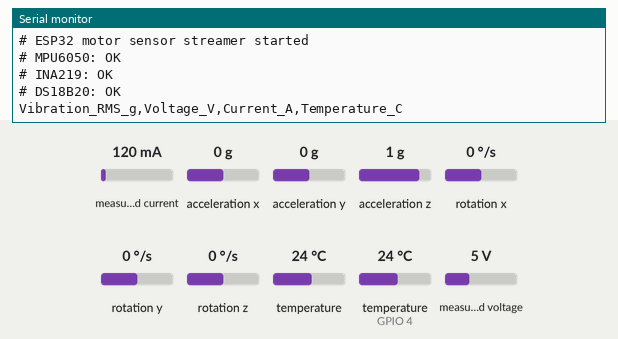
Bench run of a sketch on a simulated ESP32. Parts: the last lines printed to the serial monitor. The inputs (shaded band) are chosen by the test bench; at power-on: measured current 120 mA, temperature (sensor on GPIO 4) 24 °C, measured voltage 5 V, acceleration x 0 g, acceleration y 0 g, acceleration z 1 g, rotation x 0 °/s, rotation y 0 °/s, rotation z 0 °/s, temperature 24 °C.

Above: at 2.2 s.
2.3 s: measured current set to 40 mA
At 3.0 s:
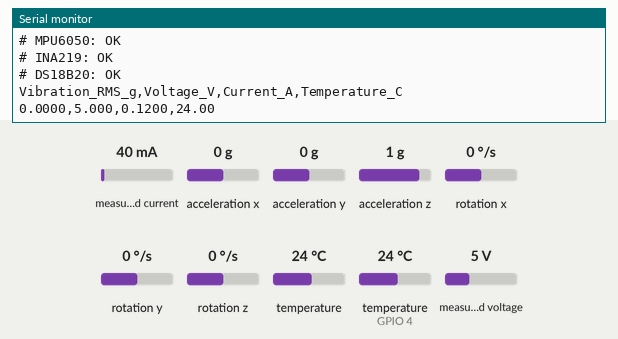
5.7 s: temperature (sensor on GPIO 4) set to 12 °C
At 6.9 s:
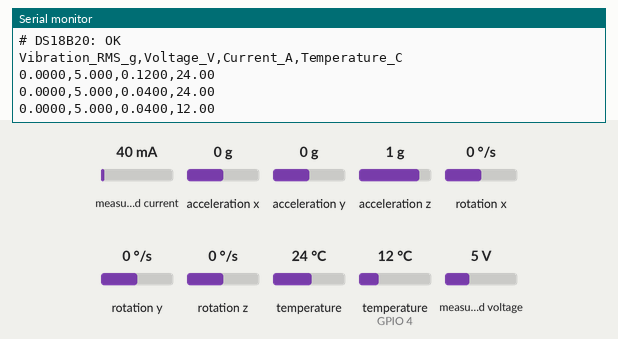
7.2 s: measured voltage set to 0.3 V
At 8.5 s:
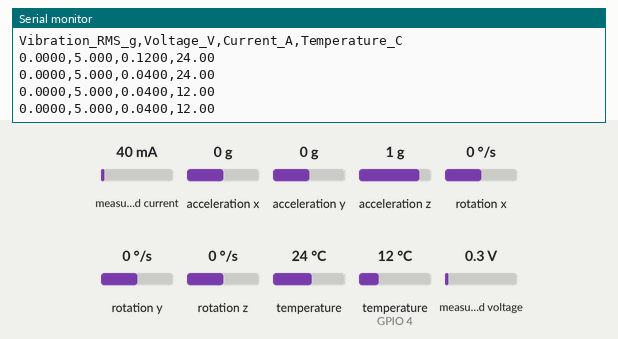
8.7 s: temperature (sensor on GPIO 4) set to 19 °C
At 10.0 s:
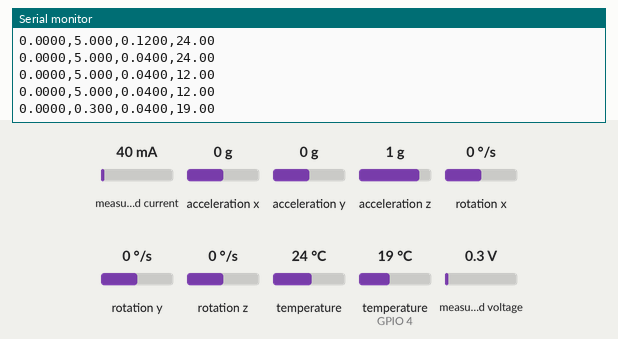
10.2 s: acceleration x set to -1.4 g
At 11.5 s:
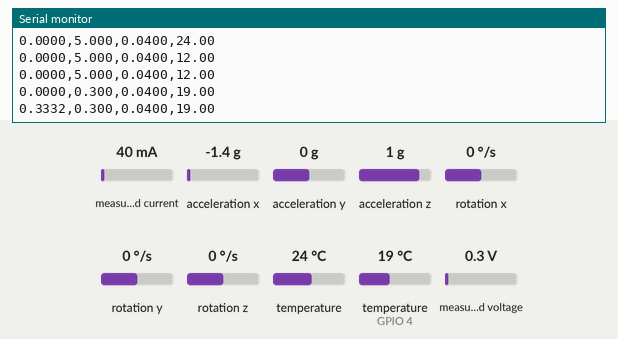
11.7 s: acceleration y set to -1.4 g
At 13.9 s:
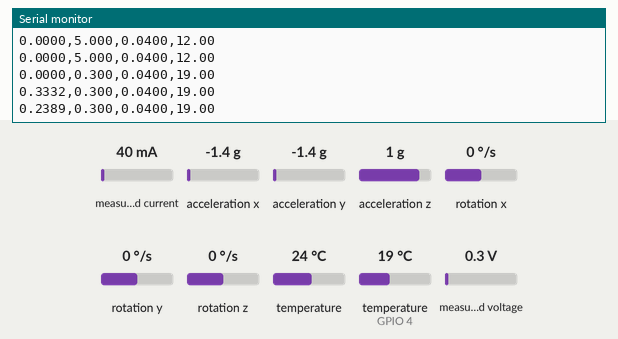
Timing chart, 0 to 14.2 s (numbered marks = the images above; inputs shaded):
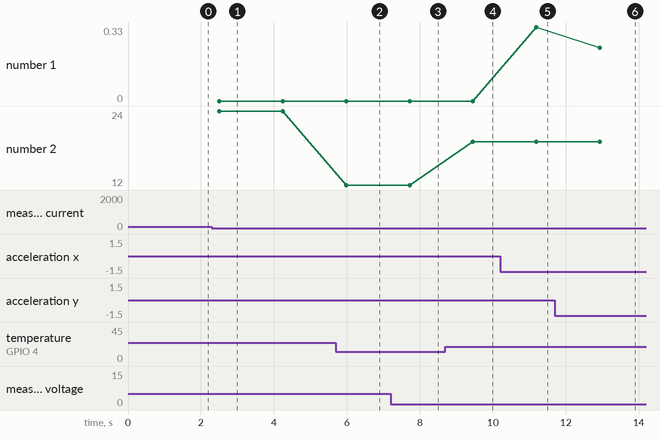

Measured:
- after the input at 5.7 s, the serial monitor: prints a new line after 0.28 s (image 2)
- after the input at 8.7 s, the serial monitor: prints a new line after 0.76 s (image 4)
- after the input at 10.2 s, the serial monitor: prints a new line after 0.99 s (image 5)
- after the input at 11.7 s, the serial monitor: prints a new line after 1.2 s (image 6)
- plotted number 1: 0 → 0.33 after the input at 10.2 s, 0.33 → 0.24 after the input at 11.7 s
- plotted number 2: 24 → 12 after the input at 5.7 s, 12 → 19 after the input at 8.7 s

The sketch:

esp32_motor_monitor.ino
```cpp
/*
  Multimodal Motor Fault Diagnosis - ESP32 sensor streamer

  CSV output at 115200 baud:
  Vibration_RMS_g,Voltage_V,Current_A,Temperature_C

  Libraries (Arduino IDE Library Manager):
  - Adafruit MPU6050
  - Adafruit Unified Sensor
  - Adafruit INA219
  - OneWire
  - DallasTemperature

  Wiring:
  MPU6050: VCC->3V3, GND->GND, SDA->GPIO21, SCL->GPIO22
  INA219:  VCC->3V3, GND->GND, SDA->GPIO21, SCL->GPIO22
  DS18B20: VDD->3V3, GND->GND, DATA->GPIO4, 4.7k pull-up DATA-to-3V3
*/
#include <Wire.h>
#include <Adafruit_MPU6050.h>
#include <Adafruit_Sensor.h>
#include <Adafruit_INA219.h>
#include <OneWire.h>
#include <DallasTemperature.h>
#include <math.h>

static const int SDA_PIN = 21;
static const int SCL_PIN = 22;
static const int ONE_WIRE_PIN = 4;
static const uint32_t SERIAL_BAUD = 115200;
static const int VIBRATION_SAMPLES = 100;
static const uint16_t SAMPLE_DELAY_MS = 5;

Adafruit_MPU6050 mpu;
Adafruit_INA219 ina219;
OneWire oneWire(ONE_WIRE_PIN);
DallasTemperature ds18b20(&oneWire);

bool mpuReady = false;
bool inaReady = false;
bool tempReady = false;

float readVibrationRmsG() {
  double sum = 0.0;
  double sumSquares = 0.0;

  for (int i = 0; i < VIBRATION_SAMPLES; i++) {
    sensors_event_t accel, gyro, temp;
    mpu.getEvent(&accel, &gyro, &temp);

    // Magnitude of acceleration (m/s^2); remove the mean magnitude
    // over this short window to reduce the static gravity component.
    const double magnitude = sqrt(
      accel.acceleration.x * accel.acceleration.x +
      accel.acceleration.y * accel.acceleration.y +
      accel.acceleration.z * accel.acceleration.z
    );

    sum += magnitude;
    sumSquares += magnitude * magnitude;
    delay(SAMPLE_DELAY_MS);
  }

  const double mean = sum / VIBRATION_SAMPLES;
  double variance = (sumSquares / VIBRATION_SAMPLES) - (mean * mean);
  if (variance < 0.0) variance = 0.0;

  const double rmsMetersPerSecondSquared = sqrt(variance);
  return (float)(rmsMetersPerSecondSquared / 9.80665);
}

void setup() {
  Serial.begin(SERIAL_BAUD);
  delay(1000);

  Wire.begin(SDA_PIN, SCL_PIN);

  mpuReady = mpu.begin(0x68, &Wire);
  if (mpuReady) {
    mpu.setAccelerometerRange(MPU6050_RANGE_4_G);
    mpu.setGyroRange(MPU6050_RANGE_500_DEG);
    mpu.setFilterBandwidth(MPU6050_BAND_21_HZ);
  }

  inaReady = ina219.begin(&Wire);

  ds18b20.begin();
  tempReady = ds18b20.getDeviceCount() > 0;

  // Keep diagnostics on a separate comment-style line. The dashboard
  // ignores anything other than four numeric comma-separated fields.
  Serial.println("# ESP32 motor sensor streamer started");
  Serial.print("# MPU6050: "); Serial.println(mpuReady ? "OK" : "NOT_FOUND");
  Serial.print("# INA219: "); Serial.println(inaReady ? "OK" : "NOT_FOUND");
  Serial.print("# DS18B20: "); Serial.println(tempReady ? "OK" : "NOT_FOUND");
  Serial.println("Vibration_RMS_g,Voltage_V,Current_A,Temperature_C");
}

void loop() {
  if (!(mpuReady && inaReady && tempReady)) {
    delay(1000);
    return;
  }

  const float vibrationRmsG = readVibrationRmsG();

  // INA219 bus voltage is the voltage measured at VIN- relative to GND.
  // Current depends on correct placement and module/shunt ratings.
  const float voltageV = ina219.getBusVoltage_V();
  const float currentA = ina219.getCurrent_mA() / 1000.0f;

  ds18b20.requestTemperatures();
  const float temperatureC = ds18b20.getTempCByIndex(0);

  if (temperatureC == DEVICE_DISCONNECTED_C ||
      !isfinite(vibrationRmsG) || !isfinite(voltageV) ||
      !isfinite(currentA) || !isfinite(temperatureC)) {
    Serial.println("# Invalid sensor reading; check sensor wiring");
    delay(500);
    return;
  }

  Serial.print(vibrationRmsG, 4); Serial.print(",");
  Serial.print(voltageV, 3); Serial.print(",");
  Serial.print(currentA, 4); Serial.print(",");
  Serial.println(temperatureC, 2);

  delay(250);
}
```
